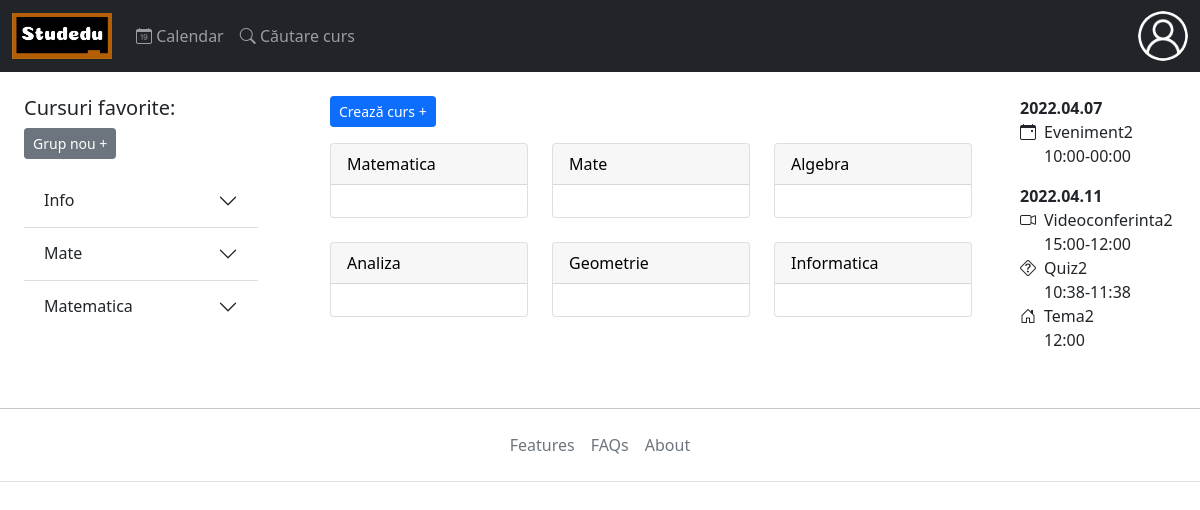
Page /Home_page.php (signed in) on the committed database.
### tables this page shows
CREATE TABLE `course_group` (
  `id` int(11) NOT NULL AUTO_INCREMENT,
  `group_name` varchar(250) NOT NULL,
  `course_id` int(11) NOT NULL,
  `user_id` int(11) NOT NULL,
  PRIMARY KEY (`id`),
  KEY `course_group_FK` (`user_id`),
  KEY `course_group_FK_1` (`course_id`),
  CONSTRAINT `course_group_FK` FOREIGN KEY (`user_id`) REFERENCES `user` (`id`),
  CONSTRAINT `course_group_FK_1` FOREIGN KEY (`course_id`) REFERENCES `course` (`id`)
);

CREATE TABLE `course_user` (
  `id` int(11) NOT NULL AUTO_INCREMENT,
  `course_id` int(11) NOT NULL,
  `user_id` int(11) NOT NULL,
  `admin` tinyint(1) DEFAULT NULL,
  PRIMARY KEY (`id`),
  KEY `course_user_FK` (`user_id`),
  KEY `course_user_FK_1` (`course_id`),
  CONSTRAINT `course_user_FK` FOREIGN KEY (`user_id`) REFERENCES `user` (`id`),
  CONSTRAINT `course_user_FK_1` FOREIGN KEY (`course_id`) REFERENCES `course` (`id`)
);

CREATE TABLE `course` (
  `id` int(11) NOT NULL AUTO_INCREMENT,
  `title` varchar(250) NOT NULL,
  `password` varchar(100) DEFAULT NULL,
  PRIMARY KEY (`id`)
);

CREATE TABLE `calendar` (
  `id` int(11) NOT NULL AUTO_INCREMENT,
  `title` varchar(250) DEFAULT NULL,
  `start_event` datetime DEFAULT NULL,
  `end_event` datetime DEFAULT NULL,
  `color` varchar(100) DEFAULT NULL,
  `description` varchar(250) DEFAULT NULL,
  `user_id` int(11) DEFAULT NULL,
  PRIMARY KEY (`id`),
  KEY `calendar_FK` (`user_id`),
  CONSTRAINT `calendar_FK` FOREIGN KEY (`user_id`) REFERENCES `user` (`id`)
);

CREATE TABLE `video_conference` (
  `id` int(11) NOT NULL AUTO_INCREMENT,
  `title` varchar(250) NOT NULL,
  `link` varchar(250) NOT NULL,
  `password` varchar(250) DEFAULT NULL,
  `start_event` datetime DEFAULT NULL,
  `end_event` datetime DEFAULT NULL,
  `lesson_group_id` int(11) NOT NULL,
  `visibility` tinyint(1) DEFAULT NULL,
  PRIMARY KEY (`id`),
  KEY `video_conference_FK` (`lesson_group_id`),
  CONSTRAINT `video_conference_FK` FOREIGN KEY (`lesson_group_id`) REFERENCES `lesson_group` (`id`)
);

CREATE TABLE `quiz` (
  `id` int(11) NOT NULL AUTO_INCREMENT,
  `title` varchar(250) NOT NULL,
  `description` varchar(1000) DEFAULT NULL,
  `solving_time` int(11) DEFAULT NULL,
  `start_event` datetime DEFAULT NULL,
  `end_event` datetime DEFAULT NULL,
  `lesson_group_id` int(11) NOT NULL,
  `visibility` tinyint(1) DEFAULT NULL,
  PRIMARY KEY (`id`),
  KEY `single_player_quiz_FK` (`lesson_group_id`),
  CONSTRAINT `single_player_quiz_FK` FOREIGN KEY (`lesson_group_id`) REFERENCES `lesson_group` (`id`)
);

CREATE TABLE `homework` (
  `id` int(11) NOT NULL AUTO_INCREMENT,
  `title` varchar(250) NOT NULL,
  `requirement` varchar(250) NOT NULL,
  `folder_name` varchar(250) DEFAULT NULL,
  `end_event` datetime DEFAULT NULL,
  `lesson_group_id` int(11) NOT NULL,
  `visibility` tinyint(1) DEFAULT NULL,
  PRIMARY KEY (`id`),
  KEY `homework_FK` (`lesson_group_id`),
  CONSTRAINT `homework_FK` FOREIGN KEY (`lesson_group_id`) REFERENCES `lesson_group` (`id`)
);

### Home_page.php (the view, shortened to what this page needs)
<?php include 'Page_security.php'; ?>
<!doctype html>
<html lang="en">
  <head>
    <link href="assets\css\bootstrap.min.css" rel="stylesheet"/>
    <link rel="stylesheet" href="https://cdn.jsdelivr.net/npm/bootstrap-icons@1.7.2/font/bootstrap-icons.css">
  </head>
  <body>
    <?php include 'Top_bar.php' ?>
    <div class="row">
      <div class="col-md-3 mt-3">
        <?php include 'Courses_group.php' ?>
      </div>
      <div class="col-md-7">
        <div class="container mt-3">
          <?php
           if($_SESSION['user_type']=='teacher'){ ?>
            <button type="button" class="btn btn-primary btn-sm mb-3" data-bs-toggle="modal" data-bs-target="#Create_course">Crează curs +</button>
          <?php } ?>
          <div class="row">
            <?php
            $user_id=$_SESSION['user_id'];
            $sql="SELECT * FROM course_user WHERE user_id LIKE $user_id";
            $results=mysqli_query($db,$sql);
            while ($row=mysqli_fetch_array($results,MYSQLI_ASSOC))
            {
              $course_id=$row['course_id'];
              $sql_course="SELECT * FROM course WHERE id LIKE $course_id";
              $results_course=mysqli_query($db,$sql_course);
              $row_course=mysqli_fetch_array($results_course,MYSQLI_ASSOC);?>
              <div class="col-md-4">
                <?php echo '<a href="Course_page.php?id='.$row["course_id"].'">'; ?>
                  <div class="card" >
                    <div class="card-header">
                      <?php echo $row_course['title']; ?>
                    </div>
                    <div class="card-body"></div>
                  </div>
                </a>
                <br>
              </div>
            <?php } ?>
          </div>
        </div>
      </div>
      <div class="col-md-2">
        <div class="me-4">
        <?php
        $user_id=$_SESSION['user_id'];
        for($i=0;$i<7;$i++)
        {
          $date_write=0;
          $plus_day='+'.$i.' day';
          $date=date('Y-m-d', strtotime($plus_day));
          $start_event_date=$date.' 00:00:00';
          $end_event_date=$date.' 23:59:59';
          $sql_event="SELECT * FROM calendar WHERE start_event >=STR_TO_DATE('$start_event_date', '%Y-%m-%d %H:%i:%s') and end_event <=STR_TO_DATE('$end_event_date', '%Y-%m-%d %H:%i:%s') and user_id like $user_id";
          $results_event=mysqli_query($db,$sql_event);
          $nr_event=mysqli_num_rows($results_event);
          if($nr_event>0 && $date_write==0)
          {
            echo '<div class="mt-3"><b>'.date('Y.m.d', strtotime($plus_day)).'</b></div>';
            $date_write=1;
          }
          while($row_event=mysqli_fetch_array($results_event,MYSQLI_ASSOC))
          {
            $start_event = strtotime($row_event["start_event"]);
            $end_event = strtotime($row_event["end_event"]);
            echo '<div class="d-flex justify-content-between">';
            echo '<i class="bi bi-calendar-event me-2"></i>';
            echo '<div style="width: 100%; overflow: hidden; text-overflow: ellipsis;">'.$row_event['title'].'</div>';
            echo '</div>';
            echo '<div class="ms-4">'.date('H:i', $start_event).'-'.date('H:i', $end_event).'</div>';
          }
          $sql_video_conference="SELECT * FROM video_conference WHERE start_event >=STR_TO_DATE('$start_event_date', '%Y-%m-%d %H:%i:%s') and end_event <=STR_TO_DATE('$end_event_date', '%Y-%m-%d %H:%i:%s') and lesson_group_id IN (SELECT l.id FROM lesson_group l LEFT JOIN course_group c ON l.course_id=c.course_id WHERE c.user_id LIKE $user_id)";
          $results_video_conference=mysqli_query($db,$sql_video_conference);
          $nr_video_conference=mysqli_num_rows($results_video_conference);
          if($nr_video_conference>0 && $date_write==0)
          {
            echo '<div class="mt-3"><b>'.date('Y.m.d', strtotime($plus_day)).'</b></div>';
          }
          while($row_video_conference=mysqli_fetch_array($results_video_conference,MYSQLI_ASSOC))
          {
            $start_event = strtotime($row_video_conference["start_event"]);
            $end_event = strtotime($row_video_conference["end_event"]);
            echo '<div class="d-flex justify-content-between">';
            echo '<i class="bi bi-camera-video me-2"></i>';
            echo '<div style="width: 100%; overflow: hidden; text-overflow: ellipsis;">'.$row_video_conference['title'].'</div>';
            echo '</div>';
            echo '<div class="ms-4">'.date('H:i', $start_event).'-'.date('H:i', $end_event).'</div>';
          }
          $sql_quiz="SELECT * FROM quiz WHERE start_event >=STR_TO_DATE('$start_event_date', '%Y-%m-%d %H:%i:%s') and end_event <=STR_TO_DATE('$end_event_date', '%Y-%m-%d %H:%i:%s') and lesson_group_id IN (SELECT l.id FROM lesson_group l LEFT JOIN course_group c ON l.course_id=c.course_id WHERE c.user_id LIKE $user_id)";
          $results_quiz=mysqli_query($db,$sql_quiz);
          while($row_quiz=mysqli_fetch_array($results_quiz,MYSQLI_ASSOC))
          {
            $start_event = strtotime($row_quiz["start_event"]);
            $end_event = strtotime($row_quiz["end_event"]);
            echo '<div class="d-flex justify-content-between">';
            echo '<i class="bi bi-question-diamond me-2"></i>';
            echo '<div style="width: 100%; overflow: hidden; text-overflow: ellipsis;">'.$row_quiz['title'].'</div>';
            echo '</div>';
            echo '<div class="ms-4">'.date('H:i', $start_event).'-'.date('H:i', $end_event).'</div>';
          }
          $sql_homework="SELECT * FROM homework WHERE end_event >=STR_TO_DATE('$start_event_date', '%Y-%m-%d %H:%i:%s') and end_event <=STR_TO_DATE('$end_event_date', '%Y-%m-%d %H:%i:%s') and lesson_group_id IN (SELECT l.id FROM lesson_group l LEFT JOIN course_group c ON l.course_id=c.course_id WHERE c.user_id LIKE $user_id)";
          $results_homework=mysqli_query($db,$sql_homework);
          while($row_homework=mysqli_fetch_array($results_homework,MYSQLI_ASSOC))
          {
            $end_event = strtotime($row_homework["end_event"]);
            echo '<div class="d-flex justify-content-between">';
            echo '<i class="bi bi-house-door me-2"></i>';
            echo '<div style="width: 100%; overflow: hidden; text-overflow: ellipsis;">'.$row_homework['title'].'</div>';
            echo '</div>';
            echo '<div class="ms-4">'.date('H:i', $end_event).'</div>';
          }
        }
        ?>
      </div>
      </div>
    </div>
    <?php include 'Footers.php' ?>
  </body>
</html>

### Top_bar.php (shortened to what this page needs)
<?php include 'Page_security.php'; ?>
<nav class="navbar navbar-expand-sm navbar-dark bg-dark fixed-top">
  <div class="container-fluid">
    <a class="navbar-brand" href="Home_page.php">
      <img src="Images\Sistem\logo4.png" alt="Logo" style="width:100px;" class="img-fluid">
    </a>
    <div class="collapse navbar-collapse" id="collapsibleNavbar">
      <ul class="navbar-nav me-auto">
        <li class="nav-item">
          <a class="nav-link" href="Calendar_page.php"><i class="bi bi-calendar-date"></i></i> Calendar</a>
        </li>
        <li class="nav-item">
          <a class="nav-link" href="Enroll_in_course.php?enroll=8"><i class="bi bi-search"></i> Căutare curs</a>
        </li>
      </ul>
      <ul class="navbar-nav justify-content-end">
        <li class="nav-item">
          <div class="btn-group drop-down">
              <?php
                $user_id=$_SESSION['user_id'];
                $sql="SELECT * FROM user WHERE id LIKE $user_id";
                $results=mysqli_query($db,$sql);
                $row=mysqli_fetch_array($results);
                $profile_image="Images\Profile\\".$row["profile_image"];
                if($profile_image=="Images\Profile\\") {
                  echo '<img src="Images\Sistem\user1.png" alt="Avatar Logo" id="profile_photo" style="width:50px; height:50px;" class="nav-item rounded-circle " data-bs-toggle="dropdown">';
                }
                else {
                  echo '<img src="'.$profile_image.'" alt="Avatar Logo" id="profile_photo" style="width:50px; height:50px;" class="nav-item rounded-circle" data-bs-toggle="dropdown">';
                }
              ?>
          </div>
        </li>
      </ul>
    </div>
  </div>
</nav>

### Courses_group.php (shortened to what this page needs)
<?php include 'Page_security.php'; ?>
<div class="d-none d-md-block">
	<div class="container">
		<h5>Cursuri favorite:</h5>
		<button type="button" class="btn btn-secondary btn-sm" data-bs-toggle="modal" data-bs-target="#New_group_Modal">Grup nou +</button>
		<div class="accordion accordion-flush mt-3" id="accordionFlushExample">
			<?php
			$user_id=$_SESSION['user_id'];
			$sql="SELECT * FROM course_group AS cg JOIN course AS c ON cg.course_id=c.id WHERE user_id LIKE $user_id  ORDER BY group_name , title";
			$results=mysqli_query($db,$sql);
			$num_rows=mysqli_num_rows($results);
		    $i=1;
		    $close=0;
		    $open=1;
		    while($row=mysqli_fetch_array($results,MYSQLI_ASSOC))
		    {
				if($i==1)
				{
					$group_name=$row["group_name"];
				}
		    	if($row["group_name"]!=$group_name || $i==$num_rows)
		    	{
					$close=1;
				}
				$group_name=$row["group_name"];
				if($open==1)
				{
					$open=0;
					echo '<div class="accordion-item">';
						echo '<h2 class="accordion-header" id="heading_group'.$i.'">';
					      	echo '<button type="button" class="accordion-button collapsed" data-bs-toggle="collapse" data-bs-target="#collapse_group'.$i.'">'.$group_name.'</button>';
					    echo '</h2>';
				}
				if($close==1)
				{
					$close=0;
					$open=1;
									echo '<a class="btn btn-secondary btn-sm mt-3 text-decoration-none" href="Add_course_group.php?edit=3&group='.$link_group_name.'"><i class="bi bi-pencil-square"></i> Editează</a>'; ?>
						</div>
				<?php
				}
				$i++;
			} ?>
		</div>
	</div>
</div>

### Footers.php (shortened to what this page needs)
<footer class="py-3 my-4">
	<hr>
    <ul class="nav justify-content-center border-bottom pb-3 mb-3">
      <li class="nav-item"><a href="#" class="nav-link px-2 text-muted">Features</a></li>
      <li class="nav-item"><a href="#" class="nav-link px-2 text-muted">FAQs</a></li>
      <li class="nav-item"><a href="#" class="nav-link px-2 text-muted">About</a></li>
    </ul>
</footer>

### Home_page.php (style rules this page uses)
a { text-decoration: none; color: black; }

### rows in the picture
course_group: group_name "Info"
course_group: group_name "Mate"
course_group: group_name "Matematica"
course_user: course.title "Matematica"
course_user: course.title "Mate"
course_user: course.title "Algebra"
course_user: course.title "Analiza"
course_user: course.title "Geometrie"
course_user: course.title "Informatica"
calendar: title "Eveniment2", start_event "10:00", end_event "00:00"
video_conference: title "Videoconferinta2", start_event "15:00", end_event "12:00"
quiz: title "Quiz2", start_event "10:38", end_event "11:38"
homework: title "Tema2", end_event "12:00"

### other values in the picture
date('Y.m.d', strtotime($plus_day)) "2022.04.07"
date('Y.m.d', strtotime($plus_day)) "2022.04.11"
